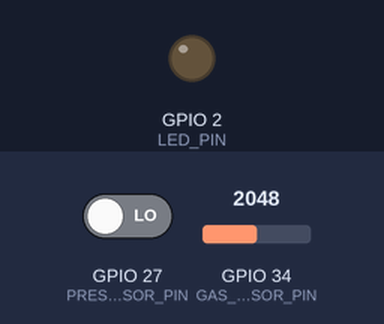
The sketch below on a simulated ESP32. On the bench: output pins drawn as LEDs (lit = HIGH). The test bench sets the inputs (shaded band); at power-on: GPIO 27 (PRESENCE_SENSOR_PIN) LOW, GPIO 34 (GAS_SENSOR_PIN) = 2048. Random numbers use the default seed unless the sketch sets one; what the sketch prints to the serial monitor is not drawn.

Above: at 2.2 s.
2.3 s: GPIO 27 (PRESENCE_SENSOR_PIN) driven HIGH
At 6.6 s:
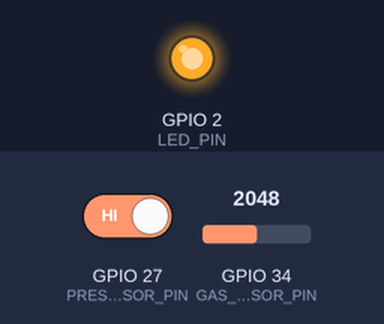
7.5 s: GPIO 27 (PRESENCE_SENSOR_PIN) driven LOW
At 11.6 s:
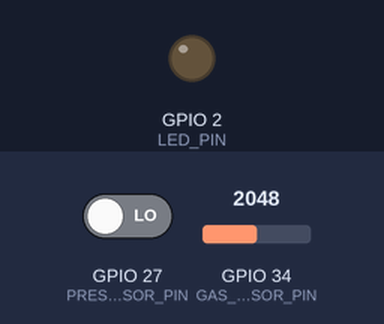
Timing chart, 0 to 13.1 s (numbered marks = the images above; inputs shaded):
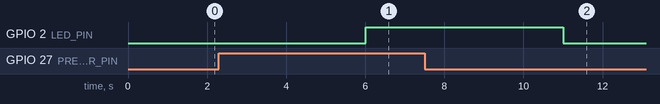

The sketch:

sketch.ino
```cpp
#include <Arduino.h>
#include "freertos/FreeRTOS.h"
#include "freertos/task.h"
#include "freertos/semphr.h"

// ============================
// 🔧 Definições de pinos
// ============================
#define GAS_SENSOR_PIN 34        // Pino analógico (ex: MQ-2, MQ-135, etc.)
#define PRESENCE_SENSOR_PIN 27   // Pino digital (ex: sensor PIR HC-SR501)
#define LED_PIN 2                // LED (pode usar o LED onboard do ESP32)

// ============================
// 🔢 Variáveis globais
// ============================
int gasLevel = 0;
int presence = 0;
int connected = 1;
SemaphoreHandle_t semaforo;

// ============================
// 🧭 Task 1: Leitura do sensor de gás
// ============================
void task_gas(void *pvParameter) {
  while (1) {
    if (xSemaphoreTake(semaforo, portMAX_DELAY)) {
      gasLevel = analogRead(GAS_SENSOR_PIN);  // Leitura analógica real
      Serial.printf("[Sensor Gás] Nível atual: %d\n", gasLevel);
      xSemaphoreGive(semaforo);
    }
    vTaskDelay(2000 / portTICK_PERIOD_MS);
  }
}

// ============================
// 👁️ Task 2: Leitura do sensor de presença
// ============================
void task_presence(void *pvParameter) {
  while (1) {
    if (xSemaphoreTake(semaforo, portMAX_DELAY)) {
      presence = digitalRead(PRESENCE_SENSOR_PIN);  // Leitura digital real
      Serial.printf("[Sensor Presença] Pessoa detectada: %s\n", presence ? "SIM" : "NÃO");
      xSemaphoreGive(semaforo);
    }
    vTaskDelay(3000 / portTICK_PERIOD_MS);
  }
}

// ============================
// 🚨 Task 3: Comunicação e alarme
// ============================
void task_comm_alarm(void *pvParameter) {
  while (1) {
    if (xSemaphoreTake(semaforo, portMAX_DELAY)) {
      if (gasLevel > 2000 && presence == 1) {  // limiar de exemplo
        Serial.println("⚠️ ALARME: Gás acima do limite e presença detectada!");
        digitalWrite(LED_PIN, HIGH); // Liga o LED
      } else {
        Serial.printf("[Rede] Enviando dados: Gás = %d, Presença = %d\n", gasLevel, presence);
        digitalWrite(LED_PIN, LOW);  // Desliga o LED
      }
      xSemaphoreGive(semaforo);
    }
    vTaskDelay(5000 / portTICK_PERIOD_MS);
  }
}

// ============================
// 🌐 Task 4: Simulação de rede
// ============================
void task_network(void *pvParameter) {
  while (1) {
    vTaskDelay(2000 / portTICK_PERIOD_MS);
    int fail = random(0, 10);
    if (fail < 3) {
      connected = 0;
      Serial.println("[Network] Falha na conexão. Tentando reconectar...");
      vTaskDelay(2000 / portTICK_PERIOD_MS);
      connected = 1;
      Serial.println("[Network] Reconectado com sucesso.");
    }

    if (connected) {
      if (xSemaphoreTake(semaforo, portMAX_DELAY)) {
        int data = gasLevel;
        xSemaphoreGive(semaforo);
        Serial.printf("[Network] Dados enviados ao servidor: %d ppm\n", data);
      }
    }
  }
}

// ============================
// ⚙️ Configuração inicial
// ============================
void setup() {
  Serial.begin(115200);
  delay(1000);

  // Configuração dos pinos
  pinMode(GAS_SENSOR_PIN, INPUT);
  pinMode(PRESENCE_SENSOR_PIN, INPUT);
  pinMode(LED_PIN, OUTPUT);

  // Inicializa semáforo
  semaforo = xSemaphoreCreateMutex();

  // Criação das tasks FreeRTOS
  xTaskCreatePinnedToCore(task_gas, "task_gas", 2048, NULL, 1, NULL, 0);
  xTaskCreatePinnedToCore(task_presence, "task_presence", 2048, NULL, 1, NULL, 0);
  xTaskCreatePinnedToCore(task_comm_alarm, "task_comm_alarm", 2048, NULL, 1, NULL, 1);
  xTaskCreatePinnedToCore(task_network, "task_network", 2048, NULL, 1, NULL, 1);

  Serial.println("✅ Sistema iniciado com sensores reais e LED");
}

// ============================
// 🔁 Loop principal (vazio)
// ============================
void loop() {
  vTaskDelay(1000 / portTICK_PERIOD_MS);
}
```

Measured:
- after the input at 2.3 s, GPIO 2 (LED_PIN): LOW → HIGH after 3.7 s
- after the input at 7.5 s, GPIO 2 (LED_PIN): HIGH → LOW after 3.5 s
